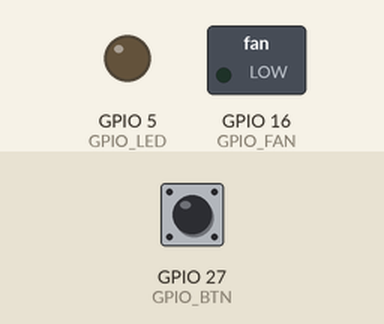
The sketch below on a simulated ESP32. On the bench: switched loads named in the sketch (green lamp = pin HIGH), output pins drawn as LEDs (lit = HIGH). The test bench sets the inputs (shaded band); at power-on: GPIO 27 (GPIO_BTN) HIGH.

Above: at 1.2 s.
1.3 s: GPIO 27 (GPIO_BTN) pulled LOW for 0.15 s
At 1.6 s:
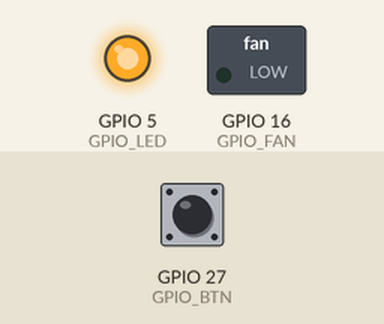
2.9 s: GPIO 27 (GPIO_BTN) pulled LOW for 1 s
At 4.1 s:
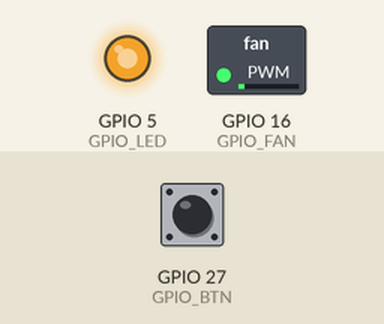
5.4 s: GPIO 27 (GPIO_BTN) pulsed LOW 5 times (0.12 s each, 0.3 s apart)
At 8.0 s:
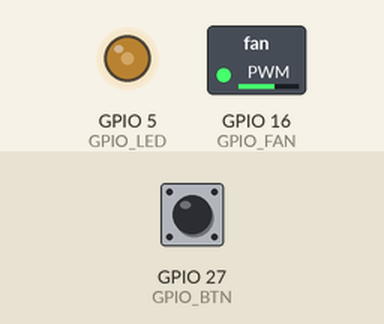
8.4 s: GPIO 27 (GPIO_BTN) pulsed LOW 2 times (0.12 s each, 0.3 s apart)
At 9.8 s:
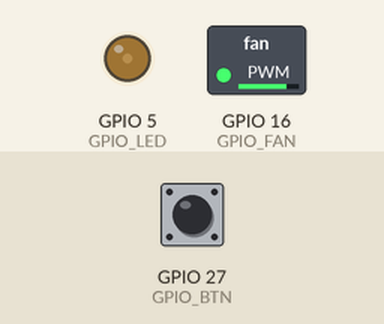
Timing chart, 0 to 11.4 s (numbered marks = the images above; inputs shaded):
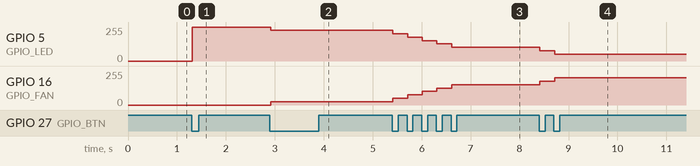

Measured:
- after the input at 1.3 s, GPIO 5 (GPIO_LED): 0/255 → 255/255 at once
- after the input at 2.9 s, GPIO 5 (GPIO_LED): 255/255 → 229/255 at once; GPIO 16 (GPIO_FAN): 0/255 → 25/255 at once
- after the input at 5.4 s, GPIO 5 (GPIO_LED): moves from 229/255 to 102/255 over 1.2 s, starting at once; GPIO 16 (GPIO_FAN): moves from 25/255 to 152/255 over 1.2 s, starting at once
- after the input at 8.4 s, GPIO 5 (GPIO_LED): 102/255 → 77/255 at once, → 51/255 0.30 s later; GPIO 16 (GPIO_FAN): 152/255 → 177/255 at once, → 203/255 0.30 s later

The sketch:

ESP32_PWM_FANCTL.ino
```cpp
// (licence header left out)
#define GPIO_FAN 16
#define GPIO_LED 5
#define GPIO_BTN 27

#define PWM_FREQUENCY 25000
#define PWM_RESOUTION 8 // bits

#define DEBOUNCE_COOLDOWN_MICROS 10000

#define INITIAL_FAN_PERCENTAGE 100
#define MIN_PERCENTAGE 0
#define MAX_PERCENTAGE 100
#define PERCENTAGE_STEP 10

int percentage = INITIAL_FAN_PERCENTAGE;
volatile int debounce_status = 0; // 0: stable 1: triggering
volatile unsigned long debounce_trigger_time;

void IRAM_ATTR btn_down() {
  debounce_trigger_time = micros();
  debounce_status = 1;
}

void setup()
{
  pinMode(GPIO_FAN, OUTPUT);
  pinMode(GPIO_LED, OUTPUT);
  ledcSetup(0, PWM_FREQUENCY, PWM_RESOUTION);
  ledcSetup(1, PWM_FREQUENCY, PWM_RESOUTION);
  ledcAttachPin(GPIO_FAN, 0);
  ledcAttachPin(GPIO_LED, 1);

  pinMode(GPIO_BTN, INPUT_PULLUP);
  attachInterrupt(GPIO_BTN, btn_down, FALLING);
}

void loop()
{
  if (debounce_status == 1 && micros() - debounce_trigger_time > DEBOUNCE_COOLDOWN_MICROS) {
    debounce_status = 0;

    percentage += PERCENTAGE_STEP;
    if (percentage > MAX_PERCENTAGE) percentage = MIN_PERCENTAGE;

    int dutyCycle = 255 * percentage / 100;
    if (dutyCycle > 255) dutyCycle = 255;
    if (dutyCycle < 0) dutyCycle = 0;

    ledcWrite(0, dutyCycle);
    ledcWrite(1, 255 - dutyCycle);  // the built-in LED is pulled up
  }

  delay(10);
}
```
